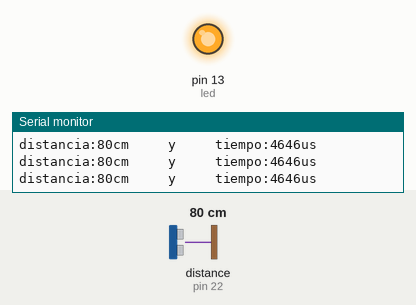
This sketch was run on a simulated Arduino Mega 2560, built with avr-gcc and run on an emulated ATmega2560. Parts: output pins drawn as LEDs (lit = HIGH), the last lines printed to the serial monitor. Wiring (inferred from the names in the program): ultrasonic range finder: trigger pin 23; echo pin 22. The test bench sets the inputs (shaded band); at power-on: distance to the obstacle (sensor on pin 22) 80 cm. The echo pulse lasts 58.3 µs per cm; pins used as bus, display or sensor lines are not drawn.

Above: at 1.2 s.
1.3 s: distance to the obstacle (sensor on pin 22) set to 13 cm
4.3 s: distance to the obstacle (sensor on pin 22) set to 10 cm
At 5.5 s:
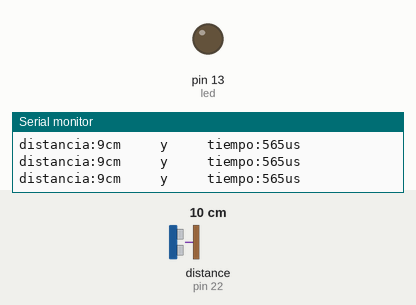
5.8 s: distance to the obstacle (sensor on pin 22) set to 250 cm
At 7.0 s:
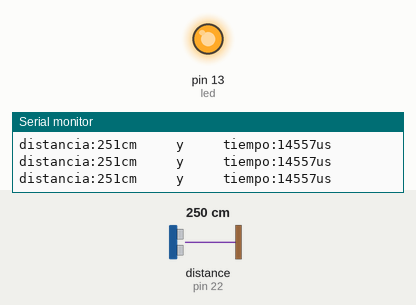
8.8 s: distance to the obstacle (sensor on pin 22) set to 4 cm
At 9.6 s:
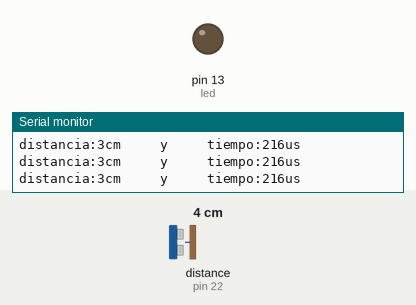
Timing chart, 0 to 11.8 s (numbered marks = the images above; inputs shaded):
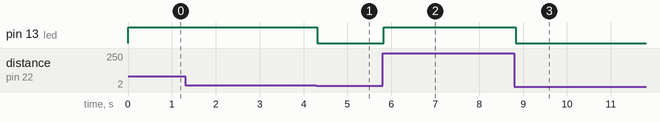

Measured:
- the behaviour switches between 12 and 11 cm on distance to the obstacle (sensor on pin 22) (found by bisection; images 0 and 1)
- after the input at 4.3 s, pin 13 (led): HIGH → LOW at once
- after the input at 5.8 s, pin 13 (led): LOW → HIGH at once
- after the input at 8.8 s, pin 13 (led): HIGH → LOW at once

The sketch:

HC_SR04.ino
```cpp
#include <stdio.h>
#include <math.h>

const char Trigger = 23;   //Pin digital 2 para el Trigger del sensor
const char Echo = 22;   //Pin digital 3 para el Echo del sensor
const char led= 13;

void setup() {
  Serial.begin(9600);//iniciailzamos la comunicación
  pinMode(Trigger, OUTPUT); //pin como salida
  pinMode(Echo, INPUT);  //pin como entrada
  digitalWrite(Trigger, LOW);//Inicializamos el pin con 0

  pinMode(led, OUTPUT);
  digitalWrite(led, HIGH);
}

void loop(){
  unsigned long duracion=0;
  unsigned long distancia=0;

  digitalWrite(Trigger, HIGH);
  digitalWrite(Trigger, HIGH);
  delayMicroseconds(12);          //Enviamos un pulso de 10us
  digitalWrite(Trigger, LOW);
  digitalWrite(Trigger, LOW);

  duracion = pulseInLong(Echo, HIGH);
  delayMicroseconds(200); //8 pulsos que se necesitan para que se pueda volver a activar el trigger
  distancia=(duracion)*(346.13)/20000;
  /*while(digitalRead(Echo)==LOW);
  while(digitalRead(Echo)==HIGH){
    c1=c1+1;
    delayMicroseconds(5); //HC-SR04 trabaja a 40Khz=25us
  }*/
  if(distancia>10){digitalWrite(led, HIGH);}
  else{digitalWrite(led, LOW);}

  Serial.print("distancia:");
  Serial.print(distancia);
  Serial.print("cm");
  Serial.print("     y     ");
  Serial.print("tiempo:");
  Serial.print(duracion);
  Serial.print("us");
  Serial.println();
  duracion=0;
  distancia=0;
  if(duracion!=0){duracion=0;}
  if(distancia!=0){distancia=0;}


}
```
